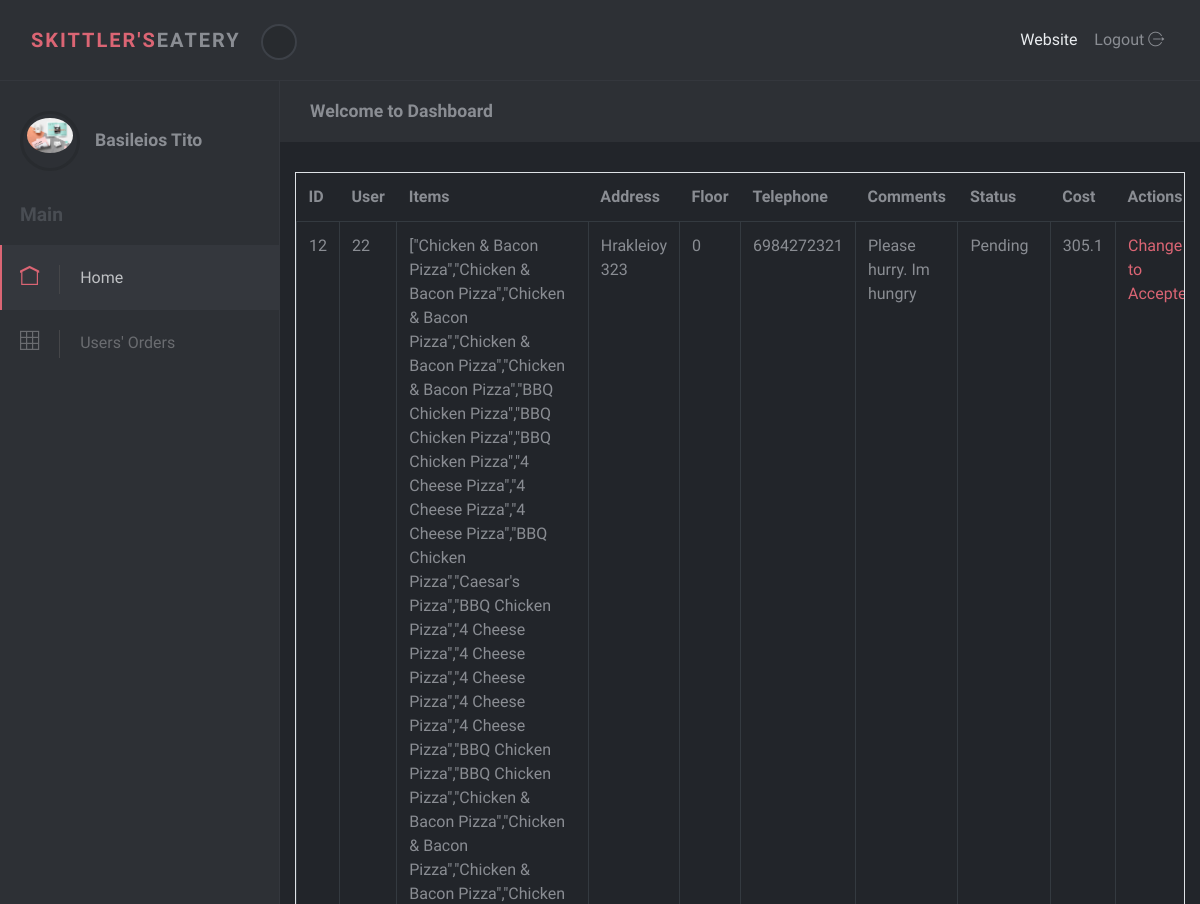
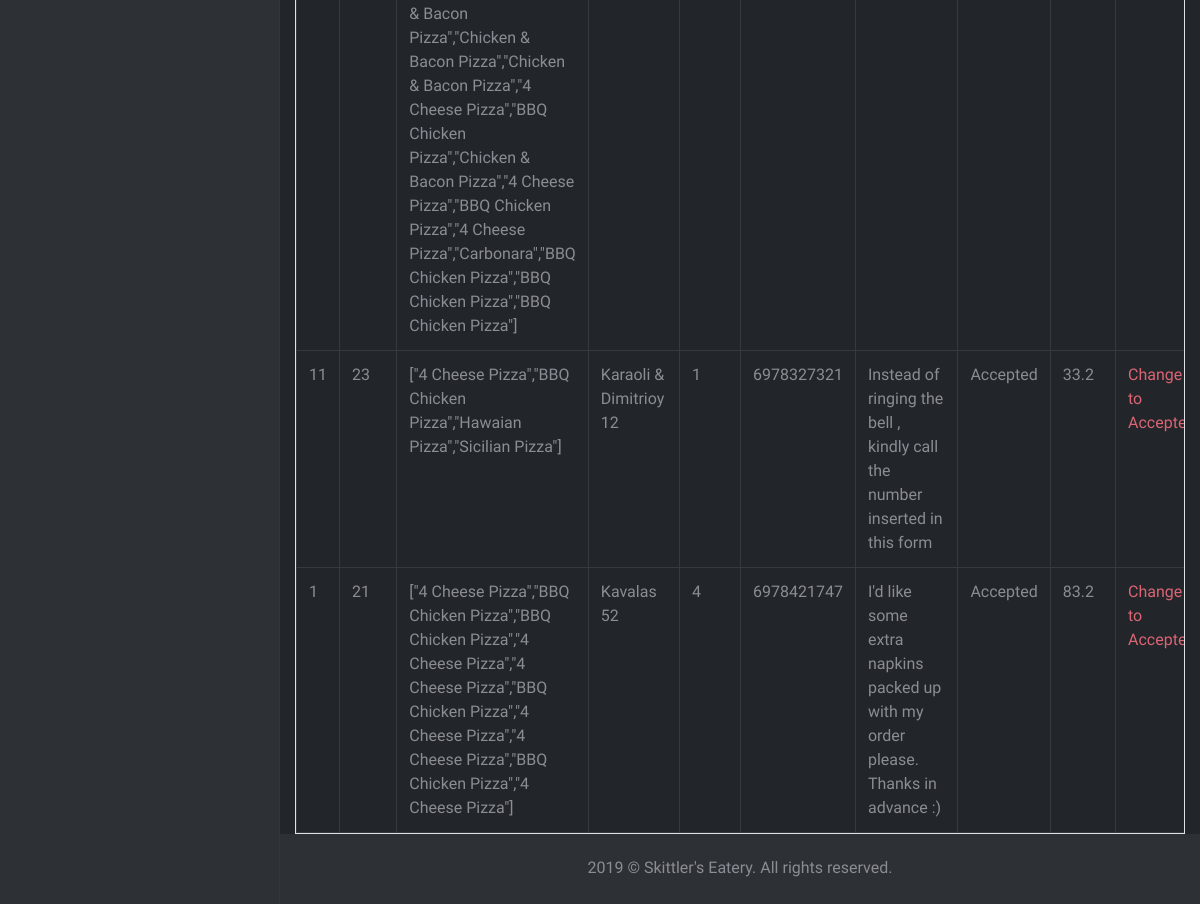
Screenshot of /administrator/orders.php (signed in) with the database file from the repository (2 pictures, top to bottom).
### tables this page shows
CREATE TABLE `orders` (
  `id` int(255) NOT NULL,
  `user_id` int(255) NOT NULL,
  `items_ordered` varchar(5000) NOT NULL,
  `address` varchar(255) NOT NULL,
  `floor` int(3) NOT NULL,
  `telephone` varchar(10) NOT NULL,
  `comment` varchar(1000) NOT NULL,
  `order_status` varchar(10) NOT NULL DEFAULT 'Pending',
  `order_cost` float NOT NULL
);

### resources/functions.php (called while the page is built, shortened)
<?php
function query($sql){
	global $connection;
	return mysqli_query($connection,$sql);
}
function fetch_array($result_set){
	return mysqli_fetch_array($result_set);
}
?>

### public/administrator/orders.php (the view, shortened to what this page needs)
<?php include(TEMPLATE_BACK.DS."header.php"); ?>
    <div class="d-flex align-items-stretch">
      <nav id="sidebar">
        <div class="sidebar-header d-flex align-items-center">
          <div class="avatar"><img src="img/mockup3.jpg" alt="..." class="img-fluid rounded-circle"></div>
          <div class="title">
            <h1 class="h5"><?php echo $_SESSION['items']['user_first_name']." ".$_SESSION['items']['user_last_name']; ?></h1>
          </div>
        </div>
        <span class="heading">Main</span>
        <ul class="list-unstyled">
                <li class="active"><a href="index.html"> <i class="icon-home"></i>Home </a></li>
                <li><a href="orders.php"> <i class="icon-grid"></i>Users' Orders </a></li>
        </ul>
      </nav>
      <div class="page-content">
        <div class="page-header">
          <div class="container-fluid">
            <h2 class="h5 no-margin-bottom">Welcome to Dashboard</h2>
          </div>
        </div>
        <div class="container-fluid">
          <div class="m-auto">
          <table class="table table-bordered table-responsive">
          <thead>
            <tr>
                <th>ID</th>
                <th>User</th>
                <th>Items</th>
                <th>Address</th>
                <th>Floor</th>
                <th>Telephone</th>
                <th>Comments</th>
                <th>Status</th>
                <th>Cost</th>
                <th colspan="2">Actions</th>
            </tr>
          </thead>
          <tbody>
        <?php
            $query = "SELECT * FROM orders ORDER BY id DESC";
            $select_orders = query($query);
            while ($row = fetch_array($select_orders)){
                $order_id = $row['id'];
                $user_id =$row['user_id'];
                $items_ordered = $row['items_ordered'];
                $address = $row['address'];
                $floor = $row['floor'];
                $tel = $row['telephone'];
                $comments = $row['comment'];
                $status = $row['order_status'];
                $cost = $row['order_cost'];
                echo "<tr>";
                echo "<td>{$order_id}</td>";
                echo "<td>{$user_id}</td>";
                echo "<td>{$items_ordered}</td>";
                echo "<td>{$address}</td>";
                echo "<td>{$floor}</td>";
                echo "<td>{$tel}</td>";
                echo "<td>{$comments}</td>";
                echo "<td>{$status}</td>";
                echo "<td>{$cost}</td>";
                echo "<td><a href='orders.php?edit_id={$order_id}&status=Accepted'>Change to Accepted</a></td>";
                echo "</tr>";
            }
            ?>
            </tbody>
          </table>
          </div>
        </div>
        <footer class="footer">
          <div class="footer__block block no-margin-bottom">
            <div class="container-fluid text-center">
               <p class="no-margin-bottom">2019 &copy; Skittler's Eatery. All rights reserved.</p>
            </div>
          </div>
        </footer>
      </div>
    </div>
  </body>
</html>

### public/administrator/css/style.default.css (style rules this page uses)
body { position: relative; }
a { -webkit-transition: all 0.3s; transition: all 0.3s; display: inline-block; }
p { line-height: 1.7; }
i, span, strong { display: inline-block; }
.no-margin-bottom { margin-bottom: 0 !important; }
.block { padding: 20px; background: #2d3035; color: #8a8d93; margin-bottom: 30px; }
.page-content { position: relative; background: #22252a; min-height: 100vh; width: calc(100% - 280px); padding: 0; padding-bottom: 70px; }
.page-header { padding: 20px 15px; background: #2d3035; color: #8a8d93; margin-bottom: 30px; }
.footer { position: absolute; bottom: 0; width: 100%; }
.footer .footer__block { min-height: 70px; }
i[class*='icon-'] { -webkit-transform: translateY(2px); transform: translateY(2px); }
nav#sidebar { width: 280px; background: #2d3035; color: #6a6c70; border-right: 1px solid #34373d; }
nav#sidebar a { color: inherit; text-decoration: none; position: relative; }
nav#sidebar a i { font-size: 1.2em; margin-right: 10px; -webkit-transition: none; transition: none; }
nav#sidebar .sidebar-header { padding: 30px 20px; }
nav#sidebar .sidebar-header h1, nav#sidebar .sidebar-header p { margin-bottom: 0; }
nav#sidebar .sidebar-header h1 { color: #8a8d93; }
nav#sidebar span.heading { font-weight: 700; margin-left: 20px; color: #494d53; font-size: 1.2rem; margin-bottom: 15px; }
nav#sidebar .avatar { width: 60px; height: 60px; border-radius: 50%; overflow: hidden; margin-right: 15px; background: none; padding: 4px; border: 3px solid #282b2f; }
nav#sidebar ul { max-height: none; }
nav#sidebar li { position: relative; }
nav#sidebar li a { padding: 18px 20px; display: block; font-weight: 400; }
nav#sidebar li a i { margin-right: 20px; -webkit-transition: all 0.3s; transition: all 0.3s; padding-right: 20px; border-right: 1px solid #454649; }
nav#sidebar li::before { content: ''; width: 2px; height: 100%; background: none; display: block; position: absolute; top: 0; left: 0; z-index: 99; }
nav#sidebar li.active::before { background: #DB6574; }
nav#sidebar li.active > a { background: #34373d; color: #bfc1c4; }
nav#sidebar li.active i { color: #DB6574; }
.table { margin-bottom: 0; }
.table td, .table th { border-color: #343a40; }
.table thead th { border: none; }
.table-bordered td, .table-bordered th { border-color: #343a40; }
body { font-family: "Muli", sans-serif; font-size: 1rem; font-weight: 400; line-height: 1.5; color: #8a8d93; background-color: #fff; }
a { color: #DB6574; text-decoration: none; }
h1, h2, h3, h4, h5, h6, .h1, .h2, .h3, .h4, .h5, .h6 { margin-bottom: 0.5rem; font-family: inherit; font-weight: 700; line-height: 1.2; color: inherit; }
h1, .h1 { font-size: 2.5rem; }
h2, .h2 { font-size: 1.7rem; }
h5, .h5 { font-size: 1.1rem; }

### rows the page displays
orders: id "12", user "22", items_ordered "[\"Chicken & Bacon Pizza\",\"Chicken & Bacon Pizza\",\"Chicken & Bacon Pizza\",\"Chicken & Bacon Pizza\",\"Chicken & Bacon Pizza\",\"BBQ Chicken Pizza\",\"BBQ Chicken Pizza\",\"BBQ Chicken Pizza\",\"4 Cheese Pizza\",\"4 Cheese Pizza\",\"4 Cheese Pizza\",\"BBQ Chicken Pizza\",\"Caesar's Pizza\",\"BBQ Chicken Pizza\",\"4 Cheese Pizza\",\"4 Cheese Pizza\",\"4 Cheese Pizza\",\"4 Cheese Pizza\",\"4 Cheese Pizza\",\"BBQ Chicken Pizza\",\"BBQ Chicken Pizza\",\"Chicken & Bacon Pizza\",\"Chicken & Bacon Pizza\",\"Chicken & Bacon Pizza\",\"Chicken & Bacon Pizza\",\"Chicken & Bacon Pizza\",\"Chicken & Bacon Pizza\",\"4 Cheese Pizza\",\"BBQ Chicken Pizza\",\"Chicken & Bacon Pizza\",\"4 Cheese Pizza\",\"BBQ Chicken Pizza\",\"4 Cheese Pizza\",\"Carbonara\",\"BBQ Chicken…", address "Hrakleioy 323", floor "0", telephone "6984272321", comment "Please hurry. Im hungry", order_status "Pending", order_cost "305.1"
orders: id "11", user "23", items_ordered "[\"4 Cheese Pizza\",\"BBQ Chicken Pizza\",\"Hawaian Pizza\",\"Sicilian Pizza\"]", address "Karaoli & Dimitrioy 12", floor "1", telephone "6978327321", comment "Instead of ringing the bell , kindly call the number inserted in this form", order_status "Accepted", order_cost "33.2"
orders: id "1", user "21", items_ordered "[\"4 Cheese Pizza\",\"BBQ Chicken Pizza\",\"BBQ Chicken Pizza\",\"4 Cheese Pizza\",\"4 Cheese Pizza\",\"BBQ Chicken Pizza\",\"4 Cheese Pizza\",\"4 Cheese Pizza\",\"BBQ Chicken Pizza\",\"4 Cheese Pizza\"]", address "Kavalas 52", floor "4", telephone "6978421747", comment "I'd like some extra napkins packed up with my order please. Thanks in advance :)", order_status "Accepted", order_cost "83.2"

### other values shown
$_SESSION['items']['user_first_name'] "Basileios"
$_SESSION['items']['user_last_name'] "Tito"
